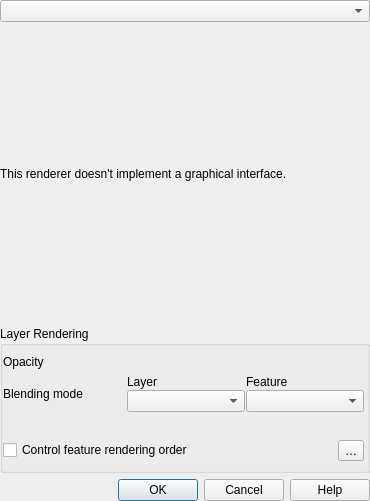
<?xml version="1.0" encoding="UTF-8"?>
<ui version="4.0">
 <class>QgsRendererPropsDialogBase</class>
 <widget class="QDialog" name="QgsRendererPropsDialogBase">
  <property name="geometry">
   <rect>
    <x>0</x>
    <y>0</y>
    <width>370</width>
    <height>501</height>
   </rect>
  </property>
  <property name="windowTitle">
   <string>Renderer Settings</string>
  </property>
  <layout class="QVBoxLayout" name="verticalLayout_5">
   <property name="leftMargin">
    <number>0</number>
   </property>
   <property name="topMargin">
    <number>0</number>
   </property>
   <property name="rightMargin">
    <number>0</number>
   </property>
   <property name="bottomMargin">
    <number>0</number>
   </property>
   <item>
    <widget class="QStackedWidget" name="mainStack">
     <widget class="QWidget" name="page">
      <layout class="QVBoxLayout" name="verticalLayout_4">
       <property name="leftMargin">
        <number>0</number>
       </property>
       <property name="topMargin">
        <number>0</number>
       </property>
       <property name="rightMargin">
        <number>0</number>
       </property>
       <property name="bottomMargin">
        <number>0</number>
       </property>
       <item>
        <layout class="QVBoxLayout" name="verticalLayout_2">
         <item>
          <layout class="QHBoxLayout" name="horizontalLayout">
           <item>
            <widget class="QComboBox" name="cboRenderers"/>
           </item>
          </layout>
         </item>
         <item>
          <widget class="QStackedWidget" name="stackedWidget">
           <property name="sizePolicy">
            <sizepolicy hsizetype="Expanding" vsizetype="Preferred">
             <horstretch>4</horstretch>
             <verstretch>0</verstretch>
            </sizepolicy>
           </property>
           <widget class="QWidget" name="pageNoWidget">
            <property name="sizePolicy">
             <sizepolicy hsizetype="Expanding" vsizetype="Preferred">
              <horstretch>0</horstretch>
              <verstretch>0</verstretch>
             </sizepolicy>
            </property>
            <layout class="QVBoxLayout" name="verticalLayout">
             <property name="leftMargin">
              <number>0</number>
             </property>
             <property name="topMargin">
              <number>0</number>
             </property>
             <property name="rightMargin">
              <number>0</number>
             </property>
             <property name="bottomMargin">
              <number>0</number>
             </property>
             <item>
              <widget class="QLabel" name="label">
               <property name="text">
                <string>This renderer doesn't implement a graphical interface.</string>
               </property>
              </widget>
             </item>
            </layout>
           </widget>
          </widget>
         </item>
         <item>
          <widget class="QgsCollapsibleGroupBox" name="mLayerRenderingGroupBox">
           <property name="title">
            <string>Layer Rendering</string>
           </property>
           <property name="flat">
            <bool>true</bool>
           </property>
           <property name="checkable">
            <bool>false</bool>
           </property>
           <property name="collapsed" stdset="0">
            <bool>true</bool>
           </property>
           <property name="saveCollapsedState" stdset="0">
            <bool>false</bool>
           </property>
           <layout class="QGridLayout" name="gridLayout">
            <property name="leftMargin">
             <number>0</number>
            </property>
            <property name="rightMargin">
             <number>3</number>
            </property>
            <item row="1" column="1" colspan="2">
             <layout class="QGridLayout" name="gridLayout_1">
              <property name="leftMargin">
               <number>0</number>
              </property>
              <property name="rightMargin">
               <number>0</number>
              </property>
              <property name="spacing">
               <number>1</number>
              </property>
              <item row="0" column="0">
               <widget class="QLabel" name="lblLayerBlend">
                <property name="text">
                 <string>Layer</string>
                </property>
               </widget>
              </item>
              <item row="0" column="1">
               <widget class="QLabel" name="lblFeatureBlend">
                <property name="text">
                 <string>Feature</string>
                </property>
               </widget>
              </item>
              <item row="1" column="0">
               <widget class="QgsBlendModeComboBox" name="mBlendModeComboBox">
                <property name="sizePolicy">
                 <sizepolicy hsizetype="Expanding" vsizetype="Preferred">
                  <horstretch>4</horstretch>
                  <verstretch>0</verstretch>
                 </sizepolicy>
                </property>
               </widget>
              </item>
              <item row="1" column="1">
               <widget class="QgsBlendModeComboBox" name="mFeatureBlendComboBox">
                <property name="sizePolicy">
                 <sizepolicy hsizetype="Expanding" vsizetype="Preferred">
                  <horstretch>4</horstretch>
                  <verstretch>0</verstretch>
                 </sizepolicy>
                </property>
               </widget>
              </item>
             </layout>
            </item>
            <item row="0" column="0">
             <widget class="QLabel" name="lblTransparency">
              <property name="text">
               <string>Opacity</string>
              </property>
             </widget>
            </item>
            <item row="3" column="0" colspan="3">
             <layout class="QHBoxLayout" name="horizontalLayout_3">
              <item>
               <widget class="QCheckBox" name="checkboxEnableOrderBy">
                <property name="text">
                 <string>Control feature rendering order</string>
                </property>
               </widget>
              </item>
              <item>
               <widget class="QToolButton" name="btnOrderBy">
                <property name="text">
                 <string>…</string>
                </property>
                <property name="icon">
                 <iconset resource="../../images/images.qrc">
                  <normaloff>:/images/themes/default/sort.svg</normaloff>:/images/themes/default/sort.svg</iconset>
                </property>
               </widget>
              </item>
             </layout>
            </item>
            <item row="2" column="0" colspan="3">
             <widget class="QgsEffectStackCompactWidget" name="mEffectWidget" native="true">
              <property name="minimumSize">
               <size>
                <width>16</width>
                <height>16</height>
               </size>
              </property>
             </widget>
            </item>
            <item row="1" column="0">
             <widget class="QLabel" name="lblBlend">
              <property name="text">
               <string>Blending mode</string>
              </property>
             </widget>
            </item>
            <item row="0" column="1" colspan="2">
             <widget class="QgsOpacityWidget" name="mOpacityWidget" native="true">
              <property name="focusPolicy">
               <enum>Qt::StrongFocus</enum>
              </property>
             </widget>
            </item>
           </layout>
          </widget>
         </item>
         <item>
          <widget class="QDialogButtonBox" name="buttonBox">
           <property name="standardButtons">
            <set>QDialogButtonBox::Cancel|QDialogButtonBox::Help|QDialogButtonBox::Ok</set>
           </property>
          </widget>
         </item>
        </layout>
       </item>
      </layout>
     </widget>
    </widget>
   </item>
  </layout>
 </widget>
 <customwidgets>
  <customwidget>
   <class>QgsBlendModeComboBox</class>
   <extends>QComboBox</extends>
   <header>qgsblendmodecombobox.h</header>
  </customwidget>
  <customwidget>
   <class>QgsCollapsibleGroupBox</class>
   <extends>QGroupBox</extends>
   <header>qgscollapsiblegroupbox.h</header>
   <container>1</container>
  </customwidget>
  <customwidget>
   <class>QgsEffectStackCompactWidget</class>
   <extends>QWidget</extends>
   <header>effects/qgseffectstackpropertieswidget.h</header>
   <container>1</container>
  </customwidget>
  <customwidget>
   <class>QgsOpacityWidget</class>
   <extends>QWidget</extends>
   <header>qgsopacitywidget.h</header>
   <container>1</container>
  </customwidget>
 </customwidgets>
 <tabstops>
  <tabstop>cboRenderers</tabstop>
  <tabstop>mOpacityWidget</tabstop>
  <tabstop>mBlendModeComboBox</tabstop>
  <tabstop>mFeatureBlendComboBox</tabstop>
  <tabstop>checkboxEnableOrderBy</tabstop>
  <tabstop>btnOrderBy</tabstop>
 </tabstops>
 <resources>
  <include location="../../images/images.qrc"/>
 </resources>
 <connections/>
</ui>
